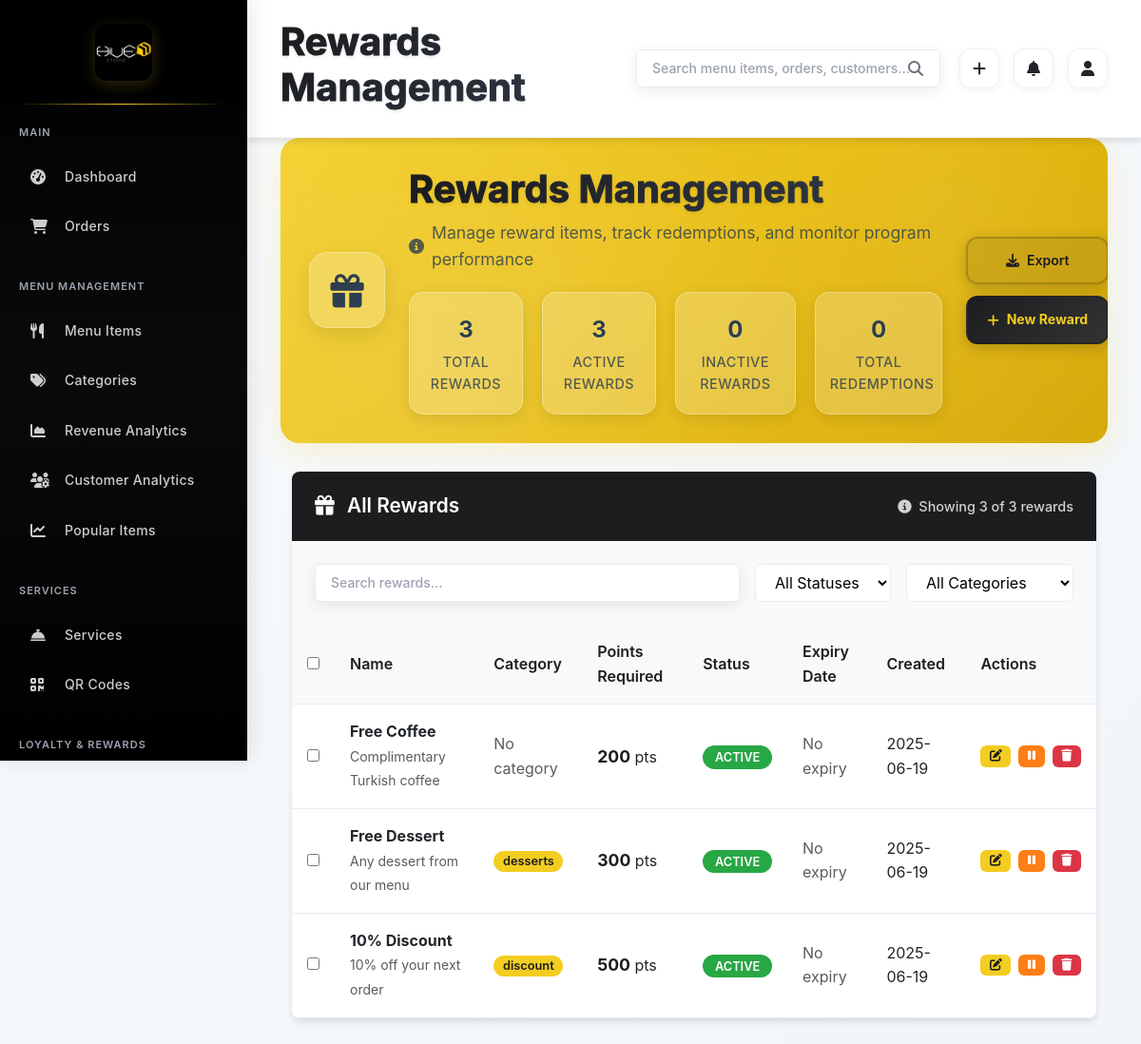
/admin/rewards (signed in), run on an earlier commit of the app's database.
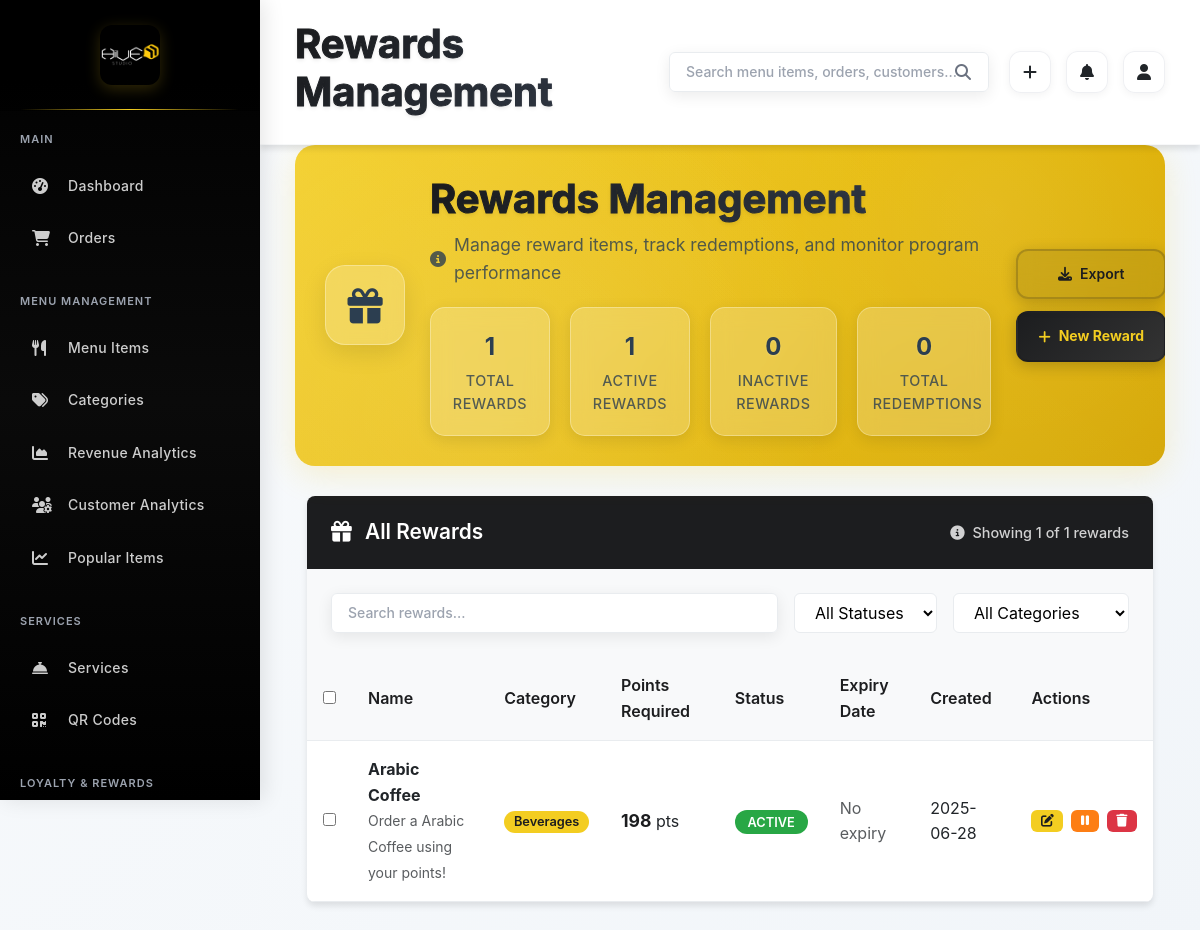
And on a later commit of the database.
### app/models.py (models this page shows, shortened)
class RewardItem(db.Model):
    __tablename__ = 'reward_items'
    reward_id = db.Column(db.Integer, primary_key=True)
    name = db.Column(db.String(100), nullable=False)
    description = db.Column(db.Text, nullable=True)
    points_required = db.Column(db.Integer, nullable=False)
    item_id = db.Column(db.Integer, db.ForeignKey('menu_items.item_id'), nullable=True)
    category = db.Column(db.String(50), nullable=True)
    status = db.Column(db.Enum('active', 'inactive', 'expired', name='reward_status'),
                      nullable=False, default='active')
    expiry_date = db.Column(db.DateTime, nullable=True)
    created_at = db.Column(db.DateTime, default=datetime.utcnow)
    redemptions = db.relationship('RewardRedemption', backref='reward', lazy='dynamic')

### app/modules/admin/routes.py (the view)
@bp.route('/rewards')
@login_required
def rewards_management():
    if not current_user.is_admin():
        return redirect(url_for('main.index'))
    page = request.args.get('page', 1, type=int)
    per_page = 20
    rewards = RewardItem.query.order_by(RewardItem.created_at.desc()).paginate(
        page=page, per_page=per_page, error_out=False
    )
    total_rewards = RewardItem.query.count()
    active_rewards = RewardItem.query.filter_by(status='active').count()
    inactive_rewards = RewardItem.query.filter_by(status='inactive').count()
    total_redemptions = RewardRedemption.query.count()
    recent_redemptions = RewardRedemption.query.order_by(
        RewardRedemption.redemption_date.desc()
    ).limit(10).all()
    return render_template('rewards_management.html',
                         rewards=rewards,
                         total_rewards=total_rewards,
                         active_rewards=active_rewards,
                         inactive_rewards=inactive_rewards,
                         total_redemptions=total_redemptions,
                         recent_redemptions=recent_redemptions,
                         datetime=datetime)

### app/extensions.py (called while the page is built)
def init_extensions(app):
    db.init_app(app)
    login_manager.init_app(app)
    migrate.init_app(app, db)
    socketio.init_app(app, cors_allowed_origins="*")
    csrf.init_app(app)
    login_manager.login_view = 'auth.login'
    login_manager.login_message = 'Please log in to access this page.'
    login_manager.login_message_category = 'info'
    @login_manager.user_loader
    def load_user(user_id):
        from app.models import User
        return User.query.get(int(user_id))

### app/models.py (called while the page is built, shortened)
    def is_admin(self):
        return self.role == 'admin'

    @classmethod
    def get_setting(cls, key, default=None):
        setting = cls.query.filter_by(key=key, is_active=True).first()
        return default

### app/modules/admin/templates/rewards_management.html (shortened to what the changed rows need)
{% extends "base.html" %}
{% block page_title %}Rewards Management{% endblock %}
{% block content %}
<div class="page-header">
    <div class="header-content">
        <div class="header-text">
            <h1 class="page-title">Rewards Management</h1>
            <div class="header-stats">
                <div class="stat-item">
                    <span class="stat-number">{{ total_rewards if total_rewards else 0 }}</span>
                    <span class="stat-label">Total Rewards</span>
                </div>
                <div class="stat-item">
                    <span class="stat-number">{{ active_rewards if active_rewards else 0 }}</span>
                    <span class="stat-label">Active Rewards</span>
                </div>
            </div>
        </div>
    </div>
</div>
<div class="container-fluid">
    <div class="rewards-table-container">
        <div class="table-header">
            <h2 class="table-title">
                <i class="fas fa-gift me-2"></i>
                All Rewards
            </h2>
            <div class="table-actions">
                <span class="table-info">
                    <i class="fas fa-info-circle me-1"></i>
                    Showing {{ rewards.items|length }} of {{ rewards.total }} rewards
                </span>
            </div>
        </div>
        <table class="rewards-table">
            <thead>
                <tr>
                    <th>
                        <input type="checkbox" id="selectAll" onchange="toggleSelectAll()">
                    </th>
                    <th>Name</th>
                    <th>Category</th>
                    <th>Points Required</th>
                    <th>Status</th>
                    <th>Expiry Date</th>
                    <th>Created</th>
                    <th>Actions</th>
                </tr>
            </thead>
            <tbody>
                {% for reward in rewards.items %}
                <tr>
                    <td>
                        <input type="checkbox" class="reward-checkbox" value="{{ reward.reward_id }}" onchange="updateSelection()">
                    </td>
                    <td>
                        <strong>{{ reward.name }}</strong>
                        {% if reward.description %}
                        <br><small class="text-muted">{{ reward.description[:50] }}{% if reward.description|length > 50 %}...{% endif %}</small>
                        {% endif %}
                    </td>
                    <td>
                        {% if reward.category %}
                        <span class="reward-category">{{ reward.category }}</span>
                        {% else %}
                        <span class="text-muted">No category</span>
                        {% endif %}
                    </td>
                    <td>
                        <span class="points-required">{{ reward.points_required }}</span> pts
                    </td>
                    <td>
                        <span class="status-badge status-{{ reward.status }}">
                            {{ reward.status }}
                        </span>
                    </td>
                    <td>
                        {% if reward.expiry_date %}
                        {{ reward.expiry_date.strftime('%Y-%m-%d') }}
                        {% else %}
                        <span class="text-muted">No expiry</span>
                        {% endif %}
                    </td>
                    <td>
                        {{ reward.created_at.strftime('%Y-%m-%d') }}
                    </td>
                    <td>
                        <div class="action-buttons" style="display: flex; gap: 0.5rem;">
                            <a href="{{ url_for('admin.edit_reward', reward_id=reward.reward_id) }}"
                               class="btn btn-sm btn-primary" title="Edit">
                                <i class="fas fa-edit"></i>
                            </a>
                            <button class="btn btn-sm btn-warning"
                                    onclick="toggleRewardStatus('{{ reward.reward_id }}')"
                                    title="{{ 'Deactivate' if reward.status == 'active' else 'Activate' }}">
                                <i class="fas fa-{{ 'pause' if reward.status == 'active' else 'play' }}"></i>
                            </button>
                            <button class="btn btn-sm btn-danger"
                                    onclick="deleteReward('{{ reward.reward_id }}')"
                                    title="Delete">
                                <i class="fas fa-trash"></i>
                            </button>
                        </div>
                    </td>
                </tr>
                {% endfor %}
            </tbody>
        </table>
    </div>
</div>
{% endblock %}

What changed in the data, as far as the page shows it:
removed RewardItem: name "Free Dessert", description "Any dessert from our menu", category "desserts", points_required "300", status "ACTIVE", shows "No expiry", created_at "2025-06-19"
removed RewardItem: name "10% Discount", description "10% off your next order", category "discount", points_required "500", status "ACTIVE", shows "No expiry", created_at "2025-06-19"
changed RewardItem "ACTIVE": name "Free Coffee" → "Arabic Coffee"; description "Complimentary Turkish coffee" → "Order a Arabic Coffee using your points!"; category (not shown) → "Beverages"; points_required "200" → "198"; created_at "2025-06-19" → "2025-06-28"; no longer shows "No category"
Also different on the page:
{{ total_rewards if total_rewards else 0 }}: "3" → "1"
{{ active_rewards if active_rewards else 0 }}: "3" → "1"
{{ rewards.items|length }}: "3" → "1"
{{ rewards.total }}: "3" → "1"
